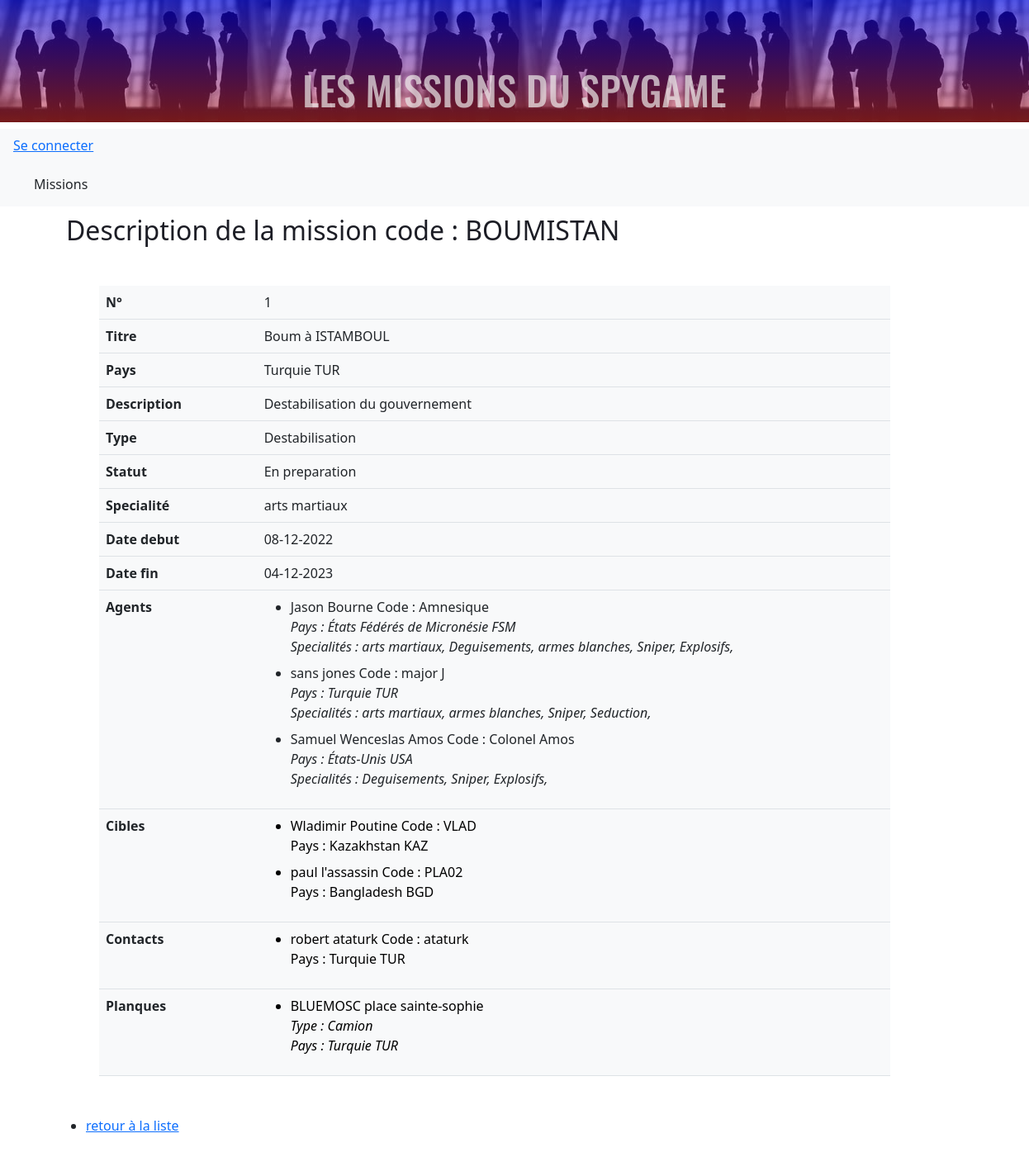
The app's page /?entity=missions&id=1&action=show with its own data.
### tables this page shows
CREATE TABLE `missions` (
  `id` int NOT NULL AUTO_INCREMENT,
  `title` varchar(100) NOT NULL,
  `descriptions` longtext NOT NULL,
  `code` varchar(100) NOT NULL,
  `countryId` int NOT NULL,
  `typeId` int NOT NULL,
  `statutId` int NOT NULL,
  `specialityId` int NOT NULL,
  `startDate` date NOT NULL,
  `endDate` date NOT NULL,
  `isConform` tinyint(1) NOT NULL DEFAULT '0',
  PRIMARY KEY (`id`),
  KEY `FK_statut_id` (`statutId`),
  KEY `FK_type_id` (`typeId`),
  KEY `FK_country_id` (`countryId`),
  KEY `fk_speciality_Id` (`specialityId`),
  CONSTRAINT `fk_speciality_Id` FOREIGN KEY (`specialityId`) REFERENCES `specialities` (`id`),
  CONSTRAINT `FK_statut_id` FOREIGN KEY (`statutId`) REFERENCES `statuts` (`id`),
  CONSTRAINT `FK_type_id` FOREIGN KEY (`typeId`) REFERENCES `types` (`id`)
);

CREATE TABLE `countries` (
  `id` smallint unsigned NOT NULL AUTO_INCREMENT,
  `code` varchar(3) NOT NULL,
  `name` varchar(45) NOT NULL,
  PRIMARY KEY (`id`),
  UNIQUE KEY `alpha3` (`code`)
);

CREATE TABLE `types` (
  `id` int NOT NULL AUTO_INCREMENT,
  `type` varchar(100) NOT NULL,
  PRIMARY KEY (`id`)
);

CREATE TABLE `statuts` (
  `id` int NOT NULL AUTO_INCREMENT,
  `statut` varchar(100) NOT NULL,
  PRIMARY KEY (`id`)
);

CREATE TABLE `specialities` (
  `id` int NOT NULL AUTO_INCREMENT,
  `speciality` varchar(100) NOT NULL,
  PRIMARY KEY (`id`)
);

CREATE TABLE `missions_agents` (
  `missionId` int NOT NULL,
  `agentId` int NOT NULL,
  PRIMARY KEY (`missionId`,`agentId`),
  KEY `agentId` (`agentId`),
  CONSTRAINT `missions_agents_ibfk_1` FOREIGN KEY (`missionId`) REFERENCES `missions` (`id`) ON DELETE CASCADE,
  CONSTRAINT `missions_agents_ibfk_2` FOREIGN KEY (`agentId`) REFERENCES `agents` (`id`) ON DELETE CASCADE
);

CREATE TABLE `agents` (
  `id` int NOT NULL AUTO_INCREMENT,
  `lastname` varchar(100) NOT NULL,
  `firstname` varchar(100) NOT NULL,
  `code` varchar(100) NOT NULL,
  `countryId` int NOT NULL,
  `isDead` tinyint(1) NOT NULL,
  `dateOfBirth` date NOT NULL,
  `isConform` tinyint(1) NOT NULL DEFAULT (0),
  PRIMARY KEY (`id`)
);

CREATE TABLE `missions_targets` (
  `missionId` int NOT NULL,
  `targetId` int NOT NULL,
  PRIMARY KEY (`missionId`,`targetId`),
  KEY `FK_targetId` (`targetId`),
  CONSTRAINT `FK_missionId` FOREIGN KEY (`missionId`) REFERENCES `missions` (`id`) ON DELETE CASCADE,
  CONSTRAINT `FK_targetId` FOREIGN KEY (`targetId`) REFERENCES `targets` (`id`) ON DELETE CASCADE
);

CREATE TABLE `targets` (
  `id` int NOT NULL AUTO_INCREMENT,
  `lastname` varchar(100) NOT NULL,
  `firstname` varchar(100) NOT NULL,
  `code` varchar(100) NOT NULL,
  `countryId` int NOT NULL,
  `isDead` tinyint(1) NOT NULL,
  `dateOfBirth` date NOT NULL,
  PRIMARY KEY (`id`)
);

CREATE TABLE `missions_contacts` (
  `missionId` int NOT NULL,
  `contactId` int NOT NULL,
  PRIMARY KEY (`missionId`,`contactId`),
  KEY `contactId` (`contactId`),
  CONSTRAINT `missions_contacts_ibfk_1` FOREIGN KEY (`missionId`) REFERENCES `missions` (`id`) ON DELETE CASCADE,
  CONSTRAINT `missions_contacts_ibfk_2` FOREIGN KEY (`contactId`) REFERENCES `contacts` (`id`) ON DELETE CASCADE
);

CREATE TABLE `contacts` (
  `id` int NOT NULL AUTO_INCREMENT,
  `lastname` varchar(100) NOT NULL,
  `firstname` varchar(100) NOT NULL,
  `code` varchar(100) NOT NULL,
  `countryId` int NOT NULL,
  `isDead` tinyint(1) NOT NULL,
  `dateOfBirth` date NOT NULL,
  PRIMARY KEY (`id`)
);

CREATE TABLE `missions_hideaways` (
  `missionId` int NOT NULL,
  `hideawayId` int NOT NULL,
  PRIMARY KEY (`missionId`,`hideawayId`),
  KEY `hideawayId` (`hideawayId`),
  CONSTRAINT `missions_hideaways_ibfk_1` FOREIGN KEY (`missionId`) REFERENCES `missions` (`id`) ON DELETE CASCADE,
  CONSTRAINT `missions_hideaways_ibfk_2` FOREIGN KEY (`hideawayId`) REFERENCES `hideaways` (`id`) ON DELETE CASCADE
);

CREATE TABLE `hideaways` (
  `id` int NOT NULL AUTO_INCREMENT,
  `code` varchar(100) NOT NULL,
  `countryId` int NOT NULL,
  `hideawayTypeId` int NOT NULL,
  `address` varchar(100) NOT NULL,
  PRIMARY KEY (`id`),
  KEY `FK_hidaway_type_id` (`hideawayTypeId`),
  CONSTRAINT `FK_hidaway_type_id` FOREIGN KEY (`hideawayTypeId`) REFERENCES `hideawaytypes` (`id`)
);

CREATE TABLE `hideawaytypes` (
  `id` int NOT NULL AUTO_INCREMENT,
  `name` varchar(100) NOT NULL,
  PRIMARY KEY (`id`)
);

### view/mission/showMission.php (the view, shortened to what the rows shown need)
<?php
$mission = $showMission->fetchObject('mission');
if($mission) {
    $titleh2 = "<h2>Description de la mission code : ".$mission->getCode()."</h2>";
    $countryManager = new CountryManager();
    $showCountry = $countryManager->getCountry($mission->getCountryId());
    $country = $showCountry->fetchObject('Country');
    $typeManager = new TypeManager();
    $showType = $typeManager->getType($mission->getTypeId());
    $type = $showType->fetchObject('Type');
    $specialityManager = new SpecialityManager();
    $showSpeciality = $specialityManager->getSpeciality($mission->getSpecialityId());
    $speciality = $showSpeciality->fetchObject('Speciality');
    $statutManager = new StatutManager();
    $showStatut = $statutManager->getStatut($mission->getStatutId());
    $statut = $showStatut->fetchObject('Statut');
} else {
    echo('Aucun resultat pour cette requête !');
    die;
}
?>
<div class="container-fluid m-5">
    <table class="table bg-light mx-5" style="width: 80%;">
        <tr>
            <th>N°</th>
            <td><?=  $mission->getId(); ?></td>
        </tr>
            <th>Titre</th>
            <td><?= $mission->getTitle();  ?></td>
        <tr>
            <th>Pays</th>
            <td id="country"><?= $country->getFullName();  ?></td>
        </tr>
        <tr>
            <th>Description</th>
            <td><?= $mission->getDescriptions();  ?> </td>
        </tr>
        <tr>
            <th>Type</th>
            <td><?= $type->getType();  ?> </td>
        </tr>
        <tr>
            <th>Statut</th>
            <td><?= $statut->getStatut(); ?></td>
        </tr>
        <tr>
            <th>Specialité</th>
            <td id='speciality'><?= $speciality->getSpeciality();?> </td>
        </tr>
        <tr>
            <th width="20%">Date debut</th>
            <td width="80%"><?= date('d-m-Y',strToTime($mission->getStartDate()));  ?> </td>
            </tr>
            <tr>
            <th width="20%" >Date fin</th>
            <td width="20%" ><?= date('d-m-Y',strToTime($mission->getEndDate()));  ?> </td>
        </tr>
        <tr id='agents'>
            <th>Agents</th>
            <td>
                <ul>
                <?php
                while ($missionAgent = $missionAgents->fetch()) {
                    $agentManager = new AgentManager();
                    $showAgent = $agentManager->getAgent($missionAgent['agentId']);
                    $agent= $showAgent->fetchObject('Agent');
                    $showAgentSpecialities = $agentManager->getSpecialitiesFromAgent($agent->getId());
                    $showCountry = $countryManager->getCountry($agent->getCountryId());
                    $country = $showCountry->fetchObject('Country');
                ?>
                    <li><?= $agent->getFullName(); ?>
                        <div class="details">
                            <p>Pays : <span class="agentCountry"><?= $country->getFullName() ?></span></p>
                            <p class="agentSpecialities">Specialités :
                            <?php
                            while ($agentSpeciality = $showAgentSpecialities->fetch(PDO::FETCH_ASSOC))
                                    {
                                    echo($agentSpeciality['speciality'].", ");
                                    }
                            ?>
                            </p>
                        </div>
                    </li>
                <?php
                }
                ?>
                </ul>
            </td>
        </tr>
        <tr id='targets'>
            <th>Cibles</th>
            <td>
                <ul>
                <?php
                    while ($missionTarget = $missionTargets->fetch()) {
                        $targetManager = new TargetManager();
                        $showTarget = $targetManager->getTarget($missionTarget['targetId']);
                        $target= $showTarget->fetchObject('Target');
                        $showCountry = $countryManager->getCountry($target->getCountryId());
                        $country = $showCountry->fetchObject('Country');
                ?>
                        <li><?= $target->getFullName(); ?>
                        <div>Pays : <span class="targetCountry"><?= $country->getFullName() ?></span></div>
                        </li>
                <?php
                }
                ?>
                </ul>
            </td>
        </tr>
        <tr id="contacts">
            <th>Contacts</th>
            <td>
                <ul>
                <?php
                    while ($missionContact = $missionContacts->fetch()) {
                        $contactManager = new ContactManager();
                        $showContact = $contactManager->getContact($missionContact['contactId']);
                        $contact= $showContact->fetchObject('Contact');
                        $showCountry = $countryManager->getCountry($contact->getCountryId());
                        $country = $showCountry->fetchObject('Country');
                ?>
                        <li><?= $contact->getFullName() ?>
                        <div>Pays : <span class="contactCountry"><?= $country->getFullName() ?><span></div>
                        </li>
                <?php
                    }
                ?>
                </ul>
            </td>
        </tr>
        <tr id='hideaways'>
            <th>Planques</th>
            <td>
                <ul>
                <?php
                    while ($missionHideaway = $missionHideaways->fetch()) {
                        $hideawayManager = new HideawayManager();
                        $showHideaway = $hideawayManager->getHideaway($missionHideaway['hideawayId']);
                        $hideaway= $showHideaway->fetchObject('Hideaway');
                        $hidewayTypeManager = new HydeawayTypeManager();
                        $showHideawayType = $hidewayTypeManager->getHideawayType($hideaway->getHideawayTypeId());
                        $hideawayType = $showHideawayType->fetchObject('HideawayType');
                        $showCountry = $countryManager->getCountry($hideaway->getCountryId());
                        $country = $showCountry->fetchObject('Country');
                ?>
                        <li><?= $hideaway->getFullName() ?>
                            <div class="details">
                                <p>Type : <?= $hideawayType->getName() ?></p>
                                <p>Pays : <?= $country->getFullName() ?></p>
                        </li>
                <?php
                    }
                ?>
                </ul>
            </td>
        </tr>
    </table>
</div>
<?php
require('view/layout.php'); ?>

### records on screen
missions: code "BOUMISTAN", id "1", title "Boum à ISTAMBOUL", descriptions "Destabilisation du gouvernement", startDate "08-12-2022", endDate "04-12-2023"
countries: $country->getFullName() "Turquie TUR"
types: type "Destabilisation"
statuts: statut "En preparation"
specialities: speciality "arts martiaux"
missions_agents: agentId.code "Jason Bourne Code : Amnesique", countries.name+code "États Fédérés de Micronésie FSM", speciality "arts martiaux", speciality "Deguisements", speciality "armes blanches", speciality "Sniper", speciality "Explosifs"
missions_agents: agentId.code "sans jones Code : major J", countries.name+code "Turquie TUR", speciality "arts martiaux", speciality "armes blanches", speciality "Sniper", speciality "Seduction"
missions_agents: agentId.code "Samuel Wenceslas Amos Code : Colonel Amos", countries.name+code "États-Unis USA", speciality "Deguisements", speciality "Sniper", speciality "Explosifs"
missions_targets: targetId.code "Wladimir Poutine Code : VLAD", countries.name+code "Kazakhstan KAZ"
missions_targets: targetId.code "paul l'assassin Code : PLA02", countries.name+code "Bangladesh BGD"
missions_contacts: contactId.code "robert ataturk Code : ataturk", countries.name+code "Turquie TUR"
missions_hideaways: hideawayId.address "BLUEMOSC place sainte-sophie", hideawaytypes.name "Camion", countries.name+code "Turquie TUR"
